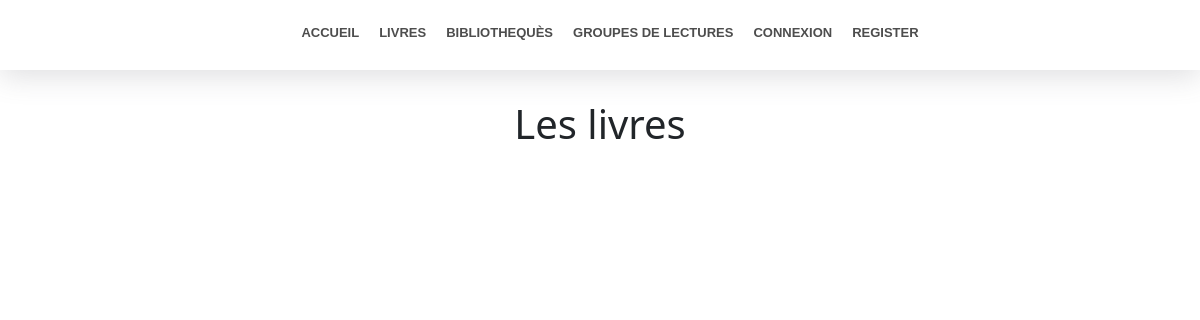
The app's page /livres, older data.
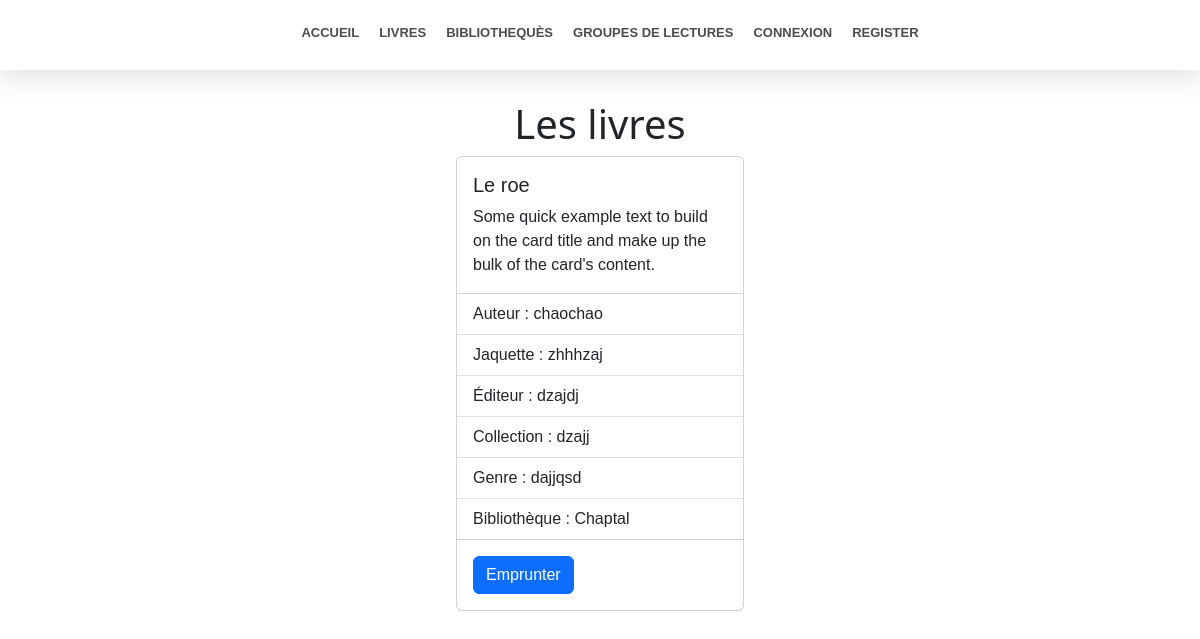
The same page, newer data.
### accounts/models.py (models this page shows, shortened)
class Livre(models.Model):
    titre = models.CharField(max_length=60)
    auteur = models.CharField(max_length=60)
    jaquette = models.CharField(max_length=60)
    editeur = models.CharField(max_length=60)
    collection = models.CharField(max_length=60)
    genre = models.CharField(max_length=60)
    dispo = models.BooleanField(default=True)
    biblio = models.ForeignKey(Biliotheque, on_delete=models.CASCADE)

class Biliotheque(models.Model):
    name = models.CharField(max_length=60)
    adresse = models.CharField(max_length=60)
    cp = models.CharField(max_length=60)

### livre/views.py (the view)
# urls.py: path('livres',livre_views.livres, name="livres"),
def livres(request):
    context = {}
    context["livres"] = Livre.objects.all()
    return render(request, 'livre/livres.html', context=context)

### templates/livre/livres.html (shortened to what this page needs)
{% extends 'index.html' %}
{% block content %}
    <div style="height: 100px"></div>
    <h1 class="text-center">Les livres</h1>
    <section style="max-width: 1400px;margin: auto;">
        <div class="d-flex flex-wrap justify-content-center gap-3">
            {% for livre in livres %}
                <div class="card" style="width: 18rem;min-width: 286px;">
                      <div class="card-body">
                        <h5 class="card-title">{{ livre.titre }}</h5>
                        <p class="card-text">Some quick example text to build on the card title and make up the bulk of the card's content.</p>
                      </div>
                      <ul class="list-group list-group-flush">
                          <li class="list-group-item">Auteur : {{ livre.auteur }}</li>
                          <li class="list-group-item">Jaquette : {{ livre.jaquette }}</li>
                          <li class="list-group-item">Éditeur : {{ livre.editeur }}</li>
                          <li class="list-group-item">Collection : {{ livre.collection }}</li>
                          <li class="list-group-item">Genre : {{ livre.genre }}</li>
                          <li class="list-group-item">Bibliothèque : {{ livre.biblio.name }}</li>
                      </ul>
                      <div class="card-body">
                          {% if livre.dispo %}
                              <form method="POST" action="{% url 'livre_emprunter' livre.pk  %}">
                                    <button class="btn btn-primary">
                                        Emprunter
                                    </button>
                              </form>
                          {% else %}
                              Actuellement Indisponible
                          {% endif %}
                      </div>
                </div>
            {% endfor %}
        </div>
    </section>
{% endblock %}

Row changes from the older to the newer data that the page shows:
added Livre: titre "Le roe", auteur "chaochao", jaquette "zhhhzaj", editeur "dzajdj", collection "dzajj", genre "dajjqsd", biblio.name "Chaptal", dispo "Emprunter"
